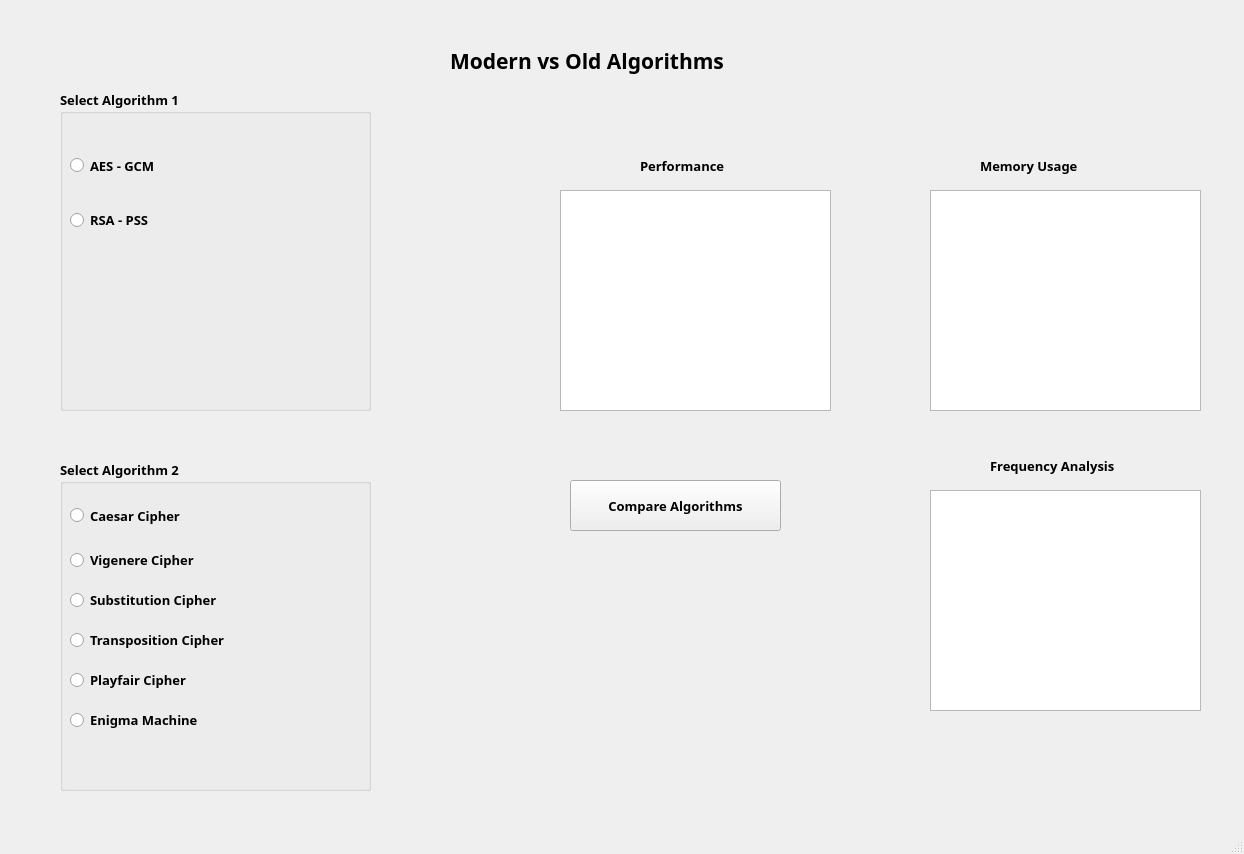
<?xml version="1.0" encoding="UTF-8"?>
<ui version="4.0">
 <class>Modern_Old_MainWindow</class>
 <widget class="QMainWindow" name="Modern_Old_MainWindow">
  <property name="geometry">
   <rect>
    <x>0</x>
    <y>0</y>
    <width>1244</width>
    <height>854</height>
   </rect>
  </property>
  <property name="windowTitle">
   <string>MainWindow</string>
  </property>
  <widget class="QWidget" name="centralwidget">
   <widget class="QLabel" name="lblPerformance">
    <property name="geometry">
     <rect>
      <x>640</x>
      <y>150</y>
      <width>121</width>
      <height>31</height>
     </rect>
    </property>
    <property name="font">
     <font>
      <family>Rockwell</family>
      <pointsize>10</pointsize>
      <weight>75</weight>
      <bold>true</bold>
     </font>
    </property>
    <property name="text">
     <string>Performance</string>
    </property>
   </widget>
   <widget class="QGraphicsView" name="graphSecurity">
    <property name="geometry">
     <rect>
      <x>930</x>
      <y>490</y>
      <width>271</width>
      <height>221</height>
     </rect>
    </property>
   </widget>
   <widget class="QLabel" name="lblSecurity">
    <property name="geometry">
     <rect>
      <x>990</x>
      <y>450</y>
      <width>181</width>
      <height>31</height>
     </rect>
    </property>
    <property name="font">
     <font>
      <family>Rockwell</family>
      <pointsize>10</pointsize>
      <weight>75</weight>
      <bold>true</bold>
     </font>
    </property>
    <property name="text">
     <string>Frequency Analysis</string>
    </property>
   </widget>
   <widget class="QGraphicsView" name="graphMemoryUsage">
    <property name="geometry">
     <rect>
      <x>930</x>
      <y>190</y>
      <width>271</width>
      <height>221</height>
     </rect>
    </property>
   </widget>
   <widget class="QLabel" name="lblMemoryUsage">
    <property name="geometry">
     <rect>
      <x>980</x>
      <y>150</y>
      <width>181</width>
      <height>31</height>
     </rect>
    </property>
    <property name="font">
     <font>
      <family>Rockwell</family>
      <pointsize>10</pointsize>
      <weight>75</weight>
      <bold>true</bold>
     </font>
    </property>
    <property name="text">
     <string>Memory Usage</string>
    </property>
   </widget>
   <widget class="QLabel" name="lblHeader">
    <property name="geometry">
     <rect>
      <x>450</x>
      <y>30</y>
      <width>421</width>
      <height>61</height>
     </rect>
    </property>
    <property name="font">
     <font>
      <family>Rockwell</family>
      <pointsize>16</pointsize>
      <weight>75</weight>
      <bold>true</bold>
     </font>
    </property>
    <property name="text">
     <string>Modern vs Old Algorithms</string>
    </property>
   </widget>
   <widget class="QGroupBox" name="grpBox_Algorithm1">
    <property name="geometry">
     <rect>
      <x>60</x>
      <y>90</y>
      <width>311</width>
      <height>321</height>
     </rect>
    </property>
    <property name="font">
     <font>
      <family>Rockwell</family>
      <pointsize>10</pointsize>
      <weight>75</weight>
      <bold>true</bold>
     </font>
    </property>
    <property name="title">
     <string>Select Algorithm 1 </string>
    </property>
    <widget class="QRadioButton" name="rdAESGCM">
     <property name="geometry">
      <rect>
       <x>10</x>
       <y>60</y>
       <width>371</width>
       <height>31</height>
      </rect>
     </property>
     <property name="text">
      <string>AES - GCM</string>
     </property>
    </widget>
    <widget class="QRadioButton" name="rdRSAPSS">
     <property name="geometry">
      <rect>
       <x>10</x>
       <y>120</y>
       <width>281</width>
       <height>20</height>
      </rect>
     </property>
     <property name="text">
      <string>RSA - PSS</string>
     </property>
    </widget>
   </widget>
   <widget class="QGroupBox" name="grpBox_Algorithm2">
    <property name="geometry">
     <rect>
      <x>60</x>
      <y>460</y>
      <width>311</width>
      <height>331</height>
     </rect>
    </property>
    <property name="font">
     <font>
      <family>Rockwell</family>
      <pointsize>10</pointsize>
      <weight>75</weight>
      <bold>true</bold>
     </font>
    </property>
    <property name="title">
     <string>Select Algorithm 2</string>
    </property>
    <widget class="QRadioButton" name="rdCaesar">
     <property name="geometry">
      <rect>
       <x>10</x>
       <y>40</y>
       <width>281</width>
       <height>31</height>
      </rect>
     </property>
     <property name="font">
      <font>
       <family>Rockwell</family>
       <pointsize>10</pointsize>
       <weight>75</weight>
       <bold>true</bold>
      </font>
     </property>
     <property name="text">
      <string>Caesar Cipher</string>
     </property>
    </widget>
    <widget class="QRadioButton" name="rdVigenere">
     <property name="geometry">
      <rect>
       <x>10</x>
       <y>90</y>
       <width>271</width>
       <height>20</height>
      </rect>
     </property>
     <property name="font">
      <font>
       <family>Rockwell</family>
       <pointsize>10</pointsize>
       <weight>75</weight>
       <bold>true</bold>
      </font>
     </property>
     <property name="text">
      <string>Vigenere Cipher</string>
     </property>
    </widget>
    <widget class="QRadioButton" name="rdSubstitution">
     <property name="geometry">
      <rect>
       <x>10</x>
       <y>130</y>
       <width>281</width>
       <height>20</height>
      </rect>
     </property>
     <property name="text">
      <string>Substitution Cipher</string>
     </property>
    </widget>
    <widget class="QRadioButton" name="rdTransposition">
     <property name="geometry">
      <rect>
       <x>10</x>
       <y>170</y>
       <width>281</width>
       <height>20</height>
      </rect>
     </property>
     <property name="text">
      <string>Transposition Cipher</string>
     </property>
    </widget>
    <widget class="QRadioButton" name="rdPlayfair">
     <property name="geometry">
      <rect>
       <x>10</x>
       <y>210</y>
       <width>281</width>
       <height>20</height>
      </rect>
     </property>
     <property name="text">
      <string>Playfair Cipher</string>
     </property>
    </widget>
    <widget class="QRadioButton" name="rdEnigma">
     <property name="geometry">
      <rect>
       <x>10</x>
       <y>250</y>
       <width>281</width>
       <height>20</height>
      </rect>
     </property>
     <property name="text">
      <string>Enigma Machine</string>
     </property>
    </widget>
   </widget>
   <widget class="QPushButton" name="btnCompare">
    <property name="geometry">
     <rect>
      <x>570</x>
      <y>480</y>
      <width>211</width>
      <height>51</height>
     </rect>
    </property>
    <property name="font">
     <font>
      <family>Rockwell</family>
      <pointsize>10</pointsize>
      <weight>75</weight>
      <bold>true</bold>
     </font>
    </property>
    <property name="text">
     <string>Compare Algorithms</string>
    </property>
   </widget>
   <widget class="QGraphicsView" name="graphPerformance">
    <property name="geometry">
     <rect>
      <x>560</x>
      <y>190</y>
      <width>271</width>
      <height>221</height>
     </rect>
    </property>
   </widget>
  </widget>
  <widget class="QMenuBar" name="menubar">
   <property name="geometry">
    <rect>
     <x>0</x>
     <y>0</y>
     <width>1244</width>
     <height>26</height>
    </rect>
   </property>
  </widget>
  <widget class="QStatusBar" name="statusbar"/>
 </widget>
 <resources/>
 <connections/>
</ui>
